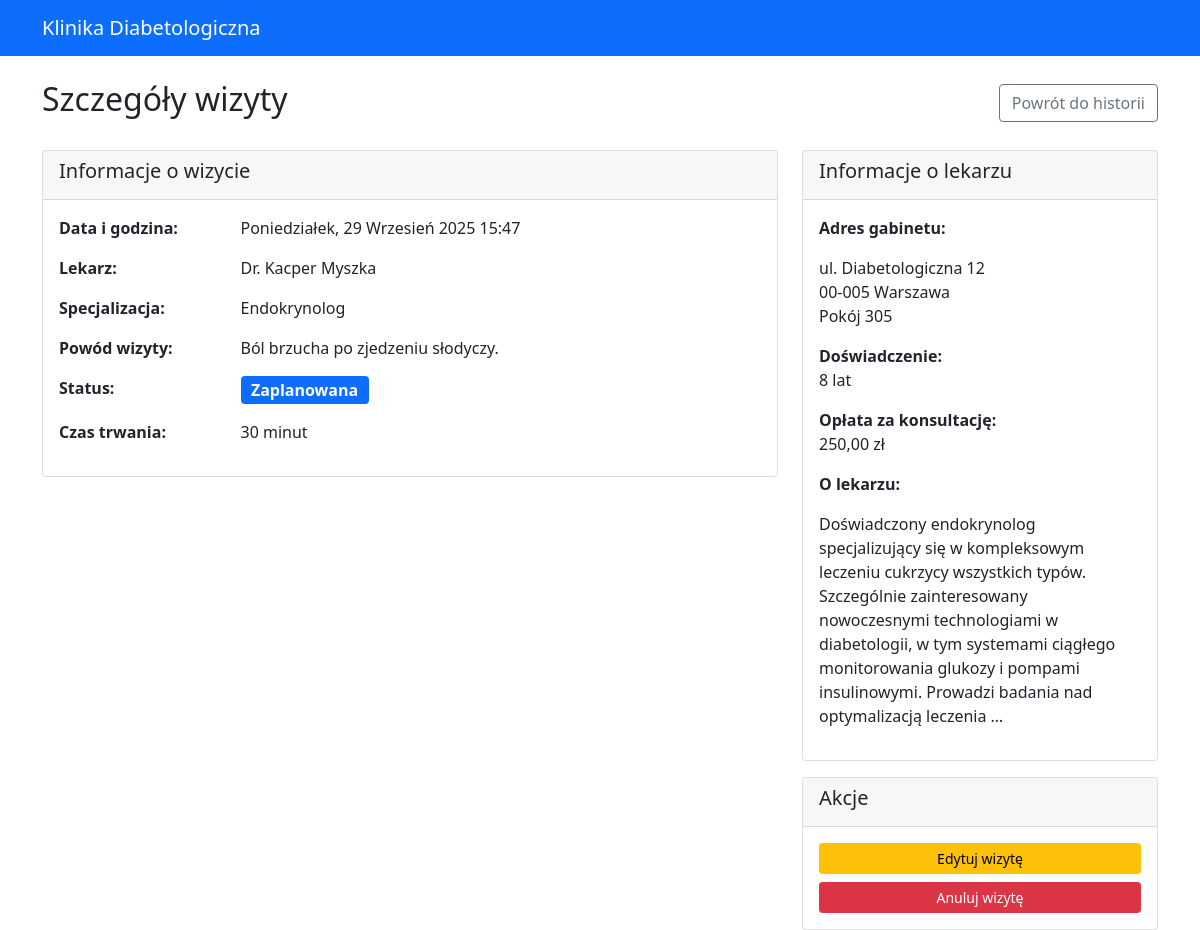
Before: /appointments/detail/6/ (signed in) with the older database file.
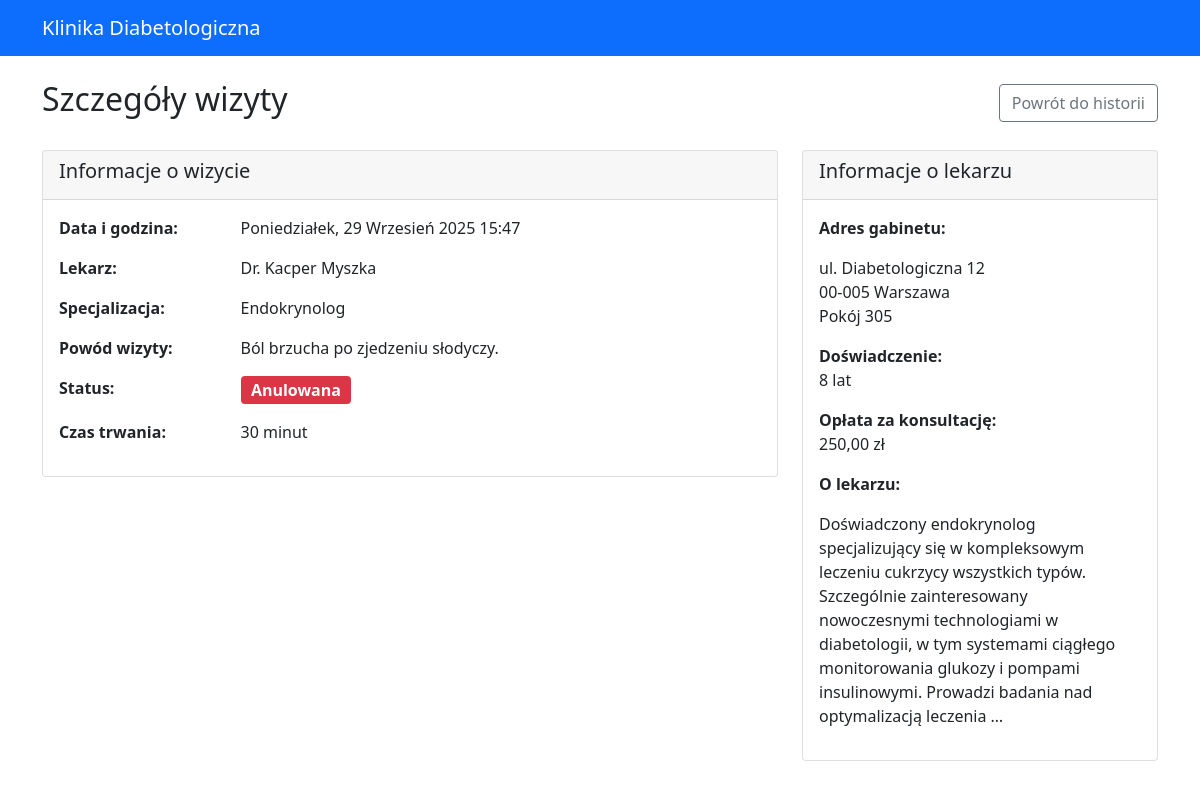
After: the same page with the newer database file.
### appointments/models.py (models this page shows, shortened)
class Appointment(models.Model):
    STATUS_CHOICES = [
        ('scheduled', 'Zaplanowana'),
        ('completed', 'Zakończona'),
        ('cancelled', 'Anulowana'),
        ('no_show', 'Niestawiennictwo'),
    ]
    patient = models.ForeignKey(Patient, on_delete=models.CASCADE, related_name='appointments')
    doctor = models.ForeignKey(Doctor, on_delete=models.CASCADE, related_name='appointments')
    appointment_date = models.DateTimeField()
    status = models.CharField(max_length=15, choices=STATUS_CHOICES, default='scheduled')
    reason = models.CharField(max_length=200, help_text="Powód wizyty")
    notes = models.TextField(blank=True, help_text="Notatki z wizyty")
    duration_minutes = models.PositiveIntegerField(default=30)
    created_at = models.DateTimeField(auto_now_add=True)
    updated_at = models.DateTimeField(auto_now=True)
    class Meta:
        ordering = ['-appointment_date']
        verbose_name = "Wizyta"
        verbose_name_plural = "Wizyty"

### doctors/models.py (models this page shows, shortened)
class Doctor(models.Model):
    user = models.OneToOneField(settings.AUTH_USER_MODEL, on_delete=models.CASCADE, related_name='doctor_profile')
    license_number = models.CharField(max_length=20, unique=True)
    specialization = models.CharField(
        max_length=50,
        choices=[
            ('endocrinologist', 'Endokrynolog'),
            ('diabetologist', 'Diabetolog'),
            ('internal_medicine', 'Internista'),
            ('family_medicine', 'Lekarz rodzinny'),
        ]
    )
    years_of_experience = models.PositiveIntegerField()
    office_address = models.TextField()
    consultation_fee = models.DecimalField(max_digits=6, decimal_places=2)
    working_hours_start = models.TimeField()
    working_hours_end = models.TimeField()
    working_days = models.CharField(
        max_length=20,
        choices=[
            ('mon-fri', 'Poniedziałek-Piątek'),
            ('mon-sat', 'Poniedziałek-Sobota'),
            ('tue-thu', 'Wtorek-Czwartek'),
        ],
        default='mon-fri'
    )
    education = models.TextField()
    certifications = models.TextField(blank=True)
    bio = models.TextField(blank=True)
    is_accepting_patients = models.BooleanField(default=True)
    created_at = models.DateTimeField(auto_now_add=True)
    updated_at = models.DateTimeField(auto_now=True)
    class Meta:
        verbose_name = "Lekarz"
        verbose_name_plural = "Lekarze"

### authentication/models.py (models this page shows, shortened)
class User(AbstractUser):
    USER_TYPE_CHOICES = (
        ('patient', 'Pacjent'),
        ('doctor', 'Lekarz'),
    )
    user_type = models.CharField(
        max_length=10,
        choices=USER_TYPE_CHOICES,
        default='patient'
    )
    phone_number = models.CharField(max_length=15, blank=True)
    def is_patient(self):
        return self.user_type == 'patient'

### appointments/views.py (the view)
# urls.py: path('detail/<int:appointment_id>/', views.appointment_detail, name='detail'),
@login_required
def appointment_detail(request, appointment_id):
    if not request.user.is_patient():
        return redirect('authentication:login')
    appointment = get_object_or_404(
        Appointment,
        id=appointment_id,
        patient=request.user.patient_profile
    )
    context = {
        'appointment': appointment,
    }
    return render(request, 'appointments/appointment_detail.html', context)

### appointments/templates/appointments/appointment_detail.html (shortened to what the changed rows need)
{% extends 'authentication/base.html' %}
{% block content %}
<div class="row">
    <div class="col-md-12">
        <div class="d-flex justify-content-between align-items-center mb-4">
            <h2>Szczegóły wizyty</h2>
        </div>
        <div class="row">
            <div class="col-md-8">
                <div class="card">
                    <div class="card-body">
                        <div class="row mb-3">
                            <div class="col-md-3"><strong>Data i godzina:</strong></div>
                            <div class="col-md-9">{{ appointment.appointment_date|date:"l, d F Y H:i" }}</div>
                        </div>
                        <div class="row mb-3">
                            <div class="col-md-3"><strong>Lekarz:</strong></div>
                            <div class="col-md-9">Dr. {{ appointment.doctor.user.first_name }} {{ appointment.doctor.user.last_name }}</div>
                        </div>
                        <div class="row mb-3">
                            <div class="col-md-3"><strong>Specjalizacja:</strong></div>
                            <div class="col-md-9">{{ appointment.doctor.get_specialization_display }}</div>
                        </div>
                        <div class="row mb-3">
                            <div class="col-md-3"><strong>Powód wizyty:</strong></div>
                            <div class="col-md-9">{{ appointment.reason }}</div>
                        </div>
                        <div class="row mb-3">
                            <div class="col-md-9">
                                {% if appointment.status == 'scheduled' %}
                                    <span class="badge bg-primary fs-6">{{ appointment.get_status_display }}</span>
                                {% elif appointment.status == 'completed' %}
                                    <span class="badge bg-success fs-6">{{ appointment.get_status_display }}</span>
                                {% elif appointment.status == 'cancelled' %}
                                    <span class="badge bg-danger fs-6">{{ appointment.get_status_display }}</span>
                                {% else %}
                                    <span class="badge bg-warning fs-6">{{ appointment.get_status_display }}</span>
                                {% endif %}
                            </div>
                        </div>
                        <div class="row mb-3">
                            <div class="col-md-3"><strong>Czas trwania:</strong></div>
                            <div class="col-md-9">{{ appointment.duration_minutes }} minut</div>
                        </div>
                    </div>
                </div>
            </div>
            <div class="col-md-4">
                <div class="card">
                    <div class="card-body">
                        <p><strong>Adres gabinetu:</strong><br>
                        {{ appointment.doctor.office_address|linebreaks }}</p>
                        <p><strong>Doświadczenie:</strong><br>
                        {{ appointment.doctor.years_of_experience }} lat</p>
                        <p><strong>Opłata za konsultację:</strong><br>
                        {{ appointment.doctor.consultation_fee }} zł</p>
                        {% if appointment.doctor.bio %}
                        <p><strong>O lekarzu:</strong><br>
                        {{ appointment.doctor.bio|truncatewords:30|linebreaks }}</p>
                        {% endif %}
                    </div>
                </div>
                {% if appointment.status == 'scheduled' %}
                <div class="card mt-3">
                    <div class="card-header">
                        <h5>Akcje</h5>
                    </div>
                    <div class="card-body">
                        <a href="#" class="btn btn-warning btn-sm w-100 mb-2">Edytuj wizytę</a>
                        <a href="#" class="btn btn-danger btn-sm w-100">Anuluj wizytę</a>
                    </div>
                </div>
                {% endif %}
            </div>
        </div>
    </div>
</div>
{% endblock %}

Changed rows visible on the page:
changed Appointment "Ból brzucha po zjedzeniu słodyczy.": status "Zaplanowana" → "Anulowana"
Other visible differences:
text no longer shown: "Akcje Edytuj wizytę Anuluj wizytę"
